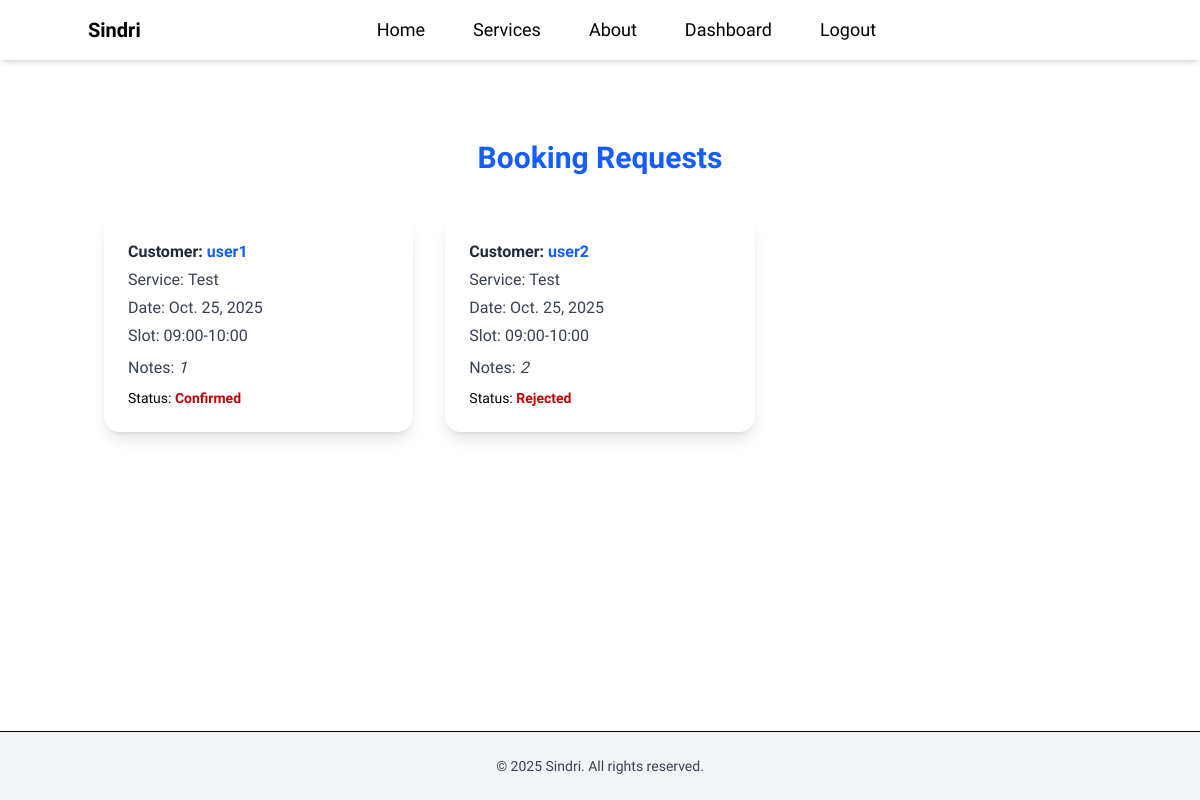
Screenshot of /bookings/provider/bookings/ (signed in) with the database file from the repository.
### bookings/models.py (models this page shows, shortened)
class Booking(models.Model):
    STATUS_CHOICES = [
        ('Pending', 'Pending'),
        ('Confirmed', 'Confirmed'),
        ('In Progress', 'In Progress'),
        ('Completed', 'Completed'),
        ('Rejected', 'Rejected'),
    ]
    user = models.ForeignKey(User, on_delete=models.CASCADE, related_name='bookings')
    provider = models.ForeignKey(User, on_delete=models.CASCADE, related_name='provider_bookings')
    service = models.ForeignKey(Service, on_delete=models.CASCADE, related_name='bookings')
    date = models.DateField()
    slot = models.CharField(max_length=11, choices=SLOT_CHOICES)
    notes = models.TextField(blank=True, null=True)
    status = models.CharField(max_length=20, choices=STATUS_CHOICES, default='Pending')
    created_at = models.DateTimeField(auto_now_add=True)

### users/models.py (models this page shows, shortened)
class CustomUser(AbstractUser):
    user_type_choices=[
        ('customer','Customer'),
        ('provider','Service Provider')
    ]
    user_type=models.CharField(max_length=10, choices=user_type_choices)
    city=models.CharField(max_length=10, blank=True, null=True)
    zipcode=models.CharField(max_length=10, blank=True, null=True)

### services/models.py (models this page shows, shortened)
class Service(models.Model):
    provider = models.ForeignKey(CustomUser, on_delete=models.CASCADE)
    category = models.ForeignKey(ServiceCategory, on_delete=models.SET_NULL, null= True)
    title = models.CharField(max_length=100)
    description = models.TextField()
    price = models.DecimalField(max_digits=8, decimal_places=2)
    location = models.CharField(max_length=150, blank=True)
    is_active = models.BooleanField(default=True)

### bookings/views.py (the view)
# urls.py: path('provider/bookings/', views.provider_bookings, name='provider_bookings'),
@login_required
def provider_bookings(request):
    if request.user.user_type != 'provider':
        return render(request, 'bookings/not_authorized.html')
    bookings = Booking.objects.filter(service__provider=request.user).order_by('date','slot')
    return render(request, 'bookings/provider_bookings.html', {'bookings':bookings})

### bookings/templates/bookings/provider_bookings.html (shortened to what this page needs)
{% extends "base.html" %}
{% block content %}
<div class="max-w-6xl mx-auto my-10 px-4">
    <h1 class="text-3xl font-bold text-center mb-10 text-blue-600">Booking Requests</h1>
    {% if bookings %}
        <div class="grid grid-cols-1 md:grid-cols-2 lg:grid-cols-3 gap-8">
            {% for booking in bookings %}
            <div class="rounded-2xl shadow-lg p-6 flex flex-col justify-between
                        transition transform hover:scale-105
                        ">
                <div>
                    <p class="text-gray-800 font-semibold mb-1">Customer: <span class="text-blue-600">{{ booking.user.username }}</span></p>
                    <p class="text-gray-700 mb-1">Service: <span class="font-medium">{{ booking.service.title }}</span></p>
                    <p class="text-gray-700 mb-1">Date: <span class="font-medium">{{ booking.date }}</span></p>
                    <p class="text-gray-700 mb-1">Slot: <span class="font-medium">{{ booking.slot }}</span></p>
                    <p class="text-gray-700 mt-2">Notes: <span class="italic">{{ booking.notes|default:"-" }}</span></p>
                    <p class="text-sm mt-2">Status:
                        {% if booking.status == 'pending' %}
                            <span class="text-yellow-700 font-semibold">{{ booking.status|capfirst }}</span>
                        {% elif booking.status == 'confirmed' %}
                            <span class="text-green-700 font-semibold">{{ booking.status|capfirst }}</span>
                        {% else %}
                            <span class="text-red-700 font-semibold">{{ booking.status|capfirst }}</span>
                        {% endif %}
                    </p>
                </div>
            </div>
            {% endfor %}
        </div>
    {% else %}
        <p class="text-center text-gray-500 text-lg mt-10">No bookings found.</p>
    {% endif %}
</div>
{% endblock %}

### templates/base.html (style rules this page uses)
body { font-family: 'Plus Jakarta Sans', sans-serif; }

### rows the page displays
Booking: user.username "user1", service "Test", date "Oct. 25, 2025", slot "09:00-10:00", notes "1", status "Confirmed"
Booking: user.username "user2", service "Test", date "Oct. 25, 2025", slot "09:00-10:00", notes "2", status "Rejected"
